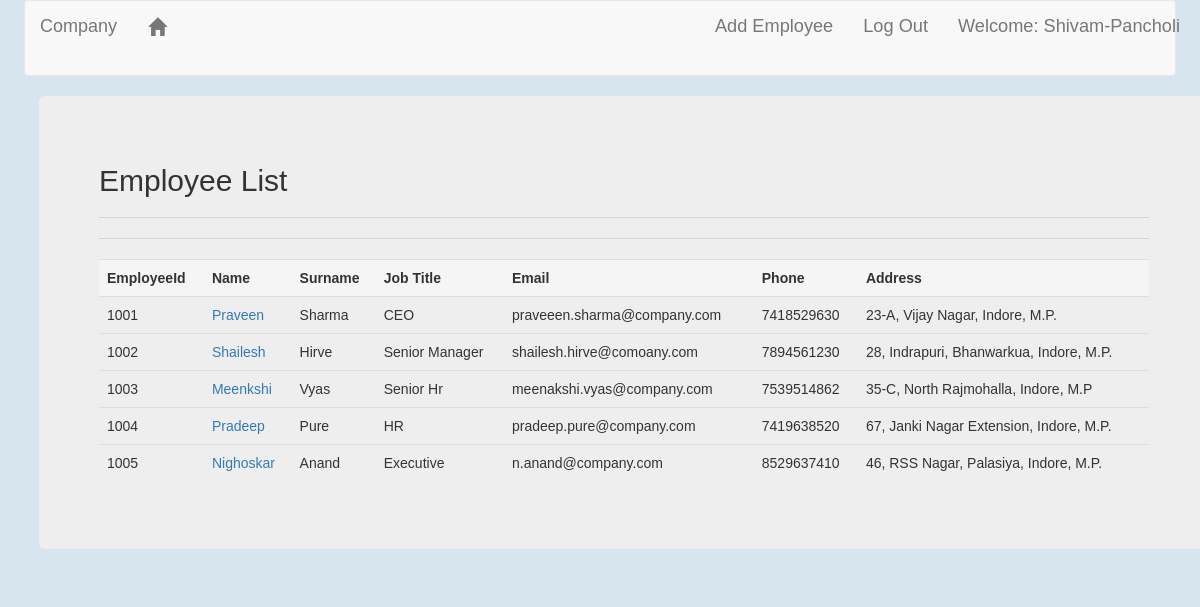
The app's page / (signed in) with its own data.
### EmployeeList/models.py (models this page shows, shortened)
class Employee(models.Model):
    employee_id = models.IntegerField(null=True)
    name = models.CharField(max_length=20)
    surname = models.CharField(max_length=20)
    job_title = models.CharField(null=True,max_length=30)
    email = models.EmailField(null=True)
    phone = models.IntegerField(null=True)
    address = models.CharField(max_length=100, null=True)

### EmployeeList/views.py (the view)
# urls.py: path('', views.EmpListView.as_view(), name='emp_list_view'),
class EmpListView(ListView):
    model = Employee
    def get_queryset(self):
        return Employee.objects.all()

### templates/EmployeeList/employee_list.html (shortened to what this page needs)
<!DOCTYPE html>
{% extends 'EmployeeList/index.html' %}
    {% block content %}
    <div class='list_view'>
        <div class="container jumbotron">
            <h2  > Employee List </h2><hr/><hr/>
                <div class="employee" border='1px'>
                    <table class='table  table-responsive{-sm|-md}'>
                        <tr class='table active'>
                            <th>EmployeeId</th>
                            <th>Name</th>
                            <th>Surname</th>
                            <th>Job Title</th>
                            <th>Email</th>
                            <th>Phone</th>
                            <th>Address</th>
                        </tr>
            {% for emp in employee_list %}
                        <tr>
                            <td>{{ emp.employee_id }}</td>
                            <td><a href="{% url 'EmployeeList:emp_detail_view' pk=emp.pk %}">{{ emp.name }}</a></td>
                            <td>{{ emp.surname }}</td>
                            <td>{{ emp.job_title }}</td>
                            <td>{{ emp.email }}</td>
                            <td>{{ emp.phone }}</td>
                            <td>{{ emp.address }}</td>
                        </tr>
                </div>
            {% endfor%}
    {% endblock %}

### templates/EmployeeList/index.html (shortened to what this page needs)
<!DOCTYPE html>
{% load static %}
<html lang="en" dir="ltr">
  <head>
    <link rel="stylesheet" href="https://stackpath.bootstrapcdn.com/bootstrap/3.4.1/css/bootstrap.min.css">
    <link rel="stylesheet" href="{% static 'css/index.css'%}">
  </head>
  <body>
      <nav class="navbar navbar-default">
          <div class="container">
              <ul class="nav navbar-nav">
                  <li><a class="navbar-brand bigbrand" href="{% url 'EmployeeList:emp_list_view' %}">Company</a></li>
                  <li><a class="navbar" href="{% url 'EmployeeList:emp_list_view' %}"><span class='glyphicon glyphicon-home'></span></a></li>
              </ul>
              <ul class="nav navbar-nav navbar-right">
                  {% if user.is_authenticated %}
                  <li><a href="{% url 'EmployeeList:emp_create_view' %}">Add Employee</a></li>
                  <li><a href="{% url 'EmployeeList:logout' %}">Log Out</a></li>
                  <li><a>Welcome: {{user.username}}</a></li>
                  {%else%}
                  <li><a class="nav navbar-right" href="{% url 'EmployeeList:login' %}">Sign In!</a></li>
                  <li><a class="navbar" href="{% url 'EmployeeList:register' %}">Sign Up!</a></li>
                  {% endif %}
              </ul>
          </div>
      </nav>
      <div class="content centerstage container">
        {% block content %}
        {% endblock %}
  </body>
</html>

### static/css/index.css (style rules this page uses)
body { font-family: 'Lucida Sans', 'Lucida Sans Regular', 'Lucida Grande', 'Lucida Sans Unicode', Geneva, Verdana, sans-serif; padding-left: 2%; padding-right: 2%; padding-bottom: 25%; background-color: rgb(214, 229, 238); }
nav { font-size: 1.3em; }
.centerstage { margin-left: auto; margin-right: auto; }
.bigbrand { font-size: 1.5; }

### records on screen
Employee: employee_id "1001", name "Praveen", surname "Sharma", job_title "CEO", email "praveeen.sharma@company.com", phone "7418529630", address "23-A, Vijay Nagar, Indore, M.P."
Employee: employee_id "1002", name "Shailesh", surname "Hirve", job_title "Senior Manager", email "shailesh.hirve@comoany.com", phone "7894561230", address "28, Indrapuri, Bhanwarkua, Indore, M.P."
Employee: employee_id "1003", name "Meenkshi", surname "Vyas", job_title "Senior Hr", email "meenakshi.vyas@company.com", phone "7539514862", address "35-C, North Rajmohalla, Indore, M.P"
Employee: employee_id "1004", name "Pradeep", surname "Pure", job_title "HR", email "pradeep.pure@company.com", phone "7419638520", address "67, Janki Nagar Extension, Indore, M.P."
Employee: employee_id "1005", name "Nighoskar", surname "Anand", job_title "Executive", email "n.anand@company.com", phone "8529637410", address "46, RSS Nagar, Palasiya, Indore, M.P."

### other values on screen
{{ user.username }} "Shivam-Pancholi"
